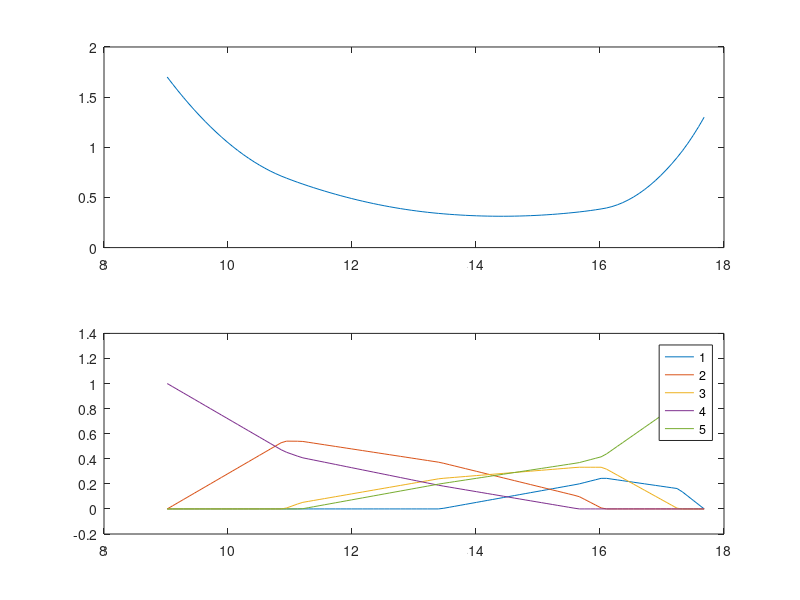
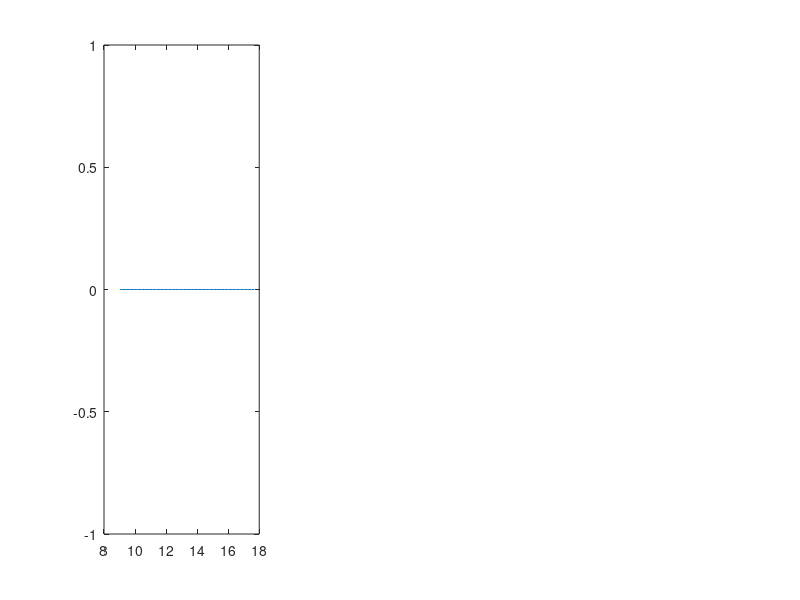

The MATLAB source for these figures, in order: (Note: this script raises an error after producing the figures.)
%% Lecture 5. Problem 3. Markowitz Portfolio Optimization
% 5.3

H = [   2.30 0.93 0.62 0.74 -0.23;
        0.93 1.40 0.22 0.56 0.26;
        0.62 0.22 1.80 0.78 -0.27;
        0.74 0.56 0.78 3.40 -0.56;
        -0.23 0.26 -0.27 -0.56 2.60];
g = zeros(5,1);
lb = zeros(5,1);
A = [   15.10 12.50 14.70 9.02 17.68;
        ones(1,5)];
R = 10;
b = [R 1]';
x = quadprog(H,g,[],[],A,b,lb)
%% 5.4
    
N = 100;
x = zeros(5,N);
F = zeros(1,N);
R = linspace(9.02,17.68,N);
for i = 1:N
    b = [R(i) 1]';
    [x(:,i), ~, exitflag] = quadprog(H,g,[],[],A,b,lb);
    F(:,i) = 1/2 * x(:,i)' * H * x(:,i);
    if exitflag == -2
        x(:,i) = nan(5,1);
    end
end
%%
figure(1)
subplot(2,1,1)
plot(R,F)
subplot(2,1,2)
plot(R,x)
legend('1','2','3','4','5')

%% 5.6 Risk free security
H_risk_free = [H zeros(5,1); zeros(1,5) 0]
M = size(H_risk_free,2)
g = zeros(M,1);
lb = zeros(M,1);
A = [   15.10 12.50 14.70 9.02 17.68 2;
        ones(1,M)];
    
N = 100;
x = zeros(M,N);
F = zeros(1,N);
R = linspace(9.02,17.68,N);
for i = 1:N
    b = [R(i) 1]';
    [x(:,i), ~, exitflag] = quadprog(H_risk_free,g,[],[],A,b,lb);
    F(:,i) = 1/2 * x(:,i)' * H_risk_free * x(:,i);
    if exitflag == -2
        x(:,i) = nan(M,1);
    end
end

%%
figure(2)
subplot(1,3,1)
plot(R,F)
xline(15)
subplot(1,3,2)
plot(R,x)
legend('1','2','3','4','5','6')
xline(15)
subplot(1,3,3)
[~, minidx] = min(abs(R-15));
pie3(x(:,minidx),[0,1,1,2,3,4])